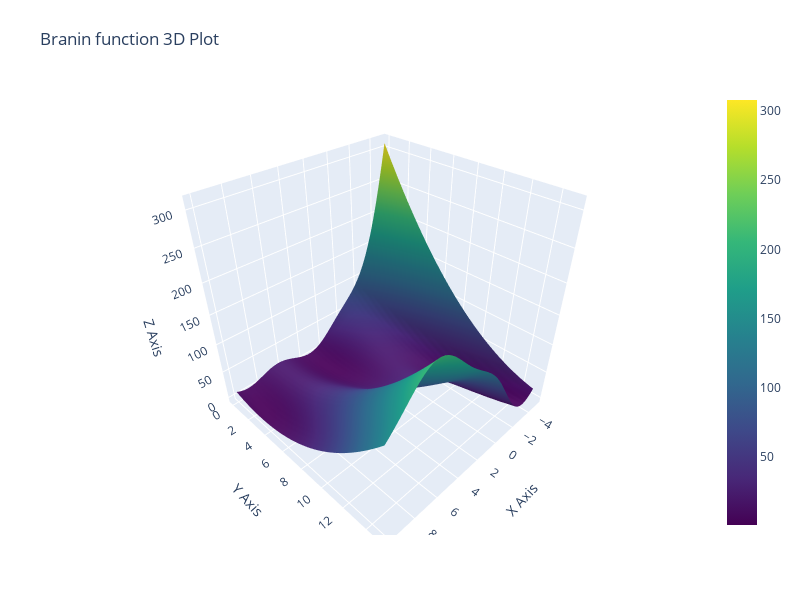

This figure's notebook cell:
### Code cell
# Create a plotly interactive graph
fig = go.Figure(data=[go.Surface(x=pippo.x1, y=pippo.x2, z=pippo.z, colorscale='viridis')]) # type: ignore

fig.update_layout(scene=dict(
                    xaxis=dict(title='X Axis'),
                    yaxis=dict(title='Y Axis'),
                    zaxis=dict(title='Z Axis')),
                    title='Branin function 3D Plot',
                    autosize=False,
                    width=800,
                    height=600,
                    margin=dict(l=65, r=50, b=65, t=90))

# Display the plot
fig.show()

### Figure 1 — Plotly figure (JSON) as saved in the notebook; plotly's stock layout.template omitted (floating-point values rounded to 4 significant figures; data arrays with more than 128 entries replaced by an {"elided": "..."} marker saying what was removed)
{"data": [{"colorscale": [[0, "#440154"], [0.1111, "#482878"], [0.2222, "#3e4989"], [0.3333, "#31688e"], [0.4444, "#26828e"], [0.5556, "#1f9e89"], [0.6667, "#35b779"], [0.7778, "#6ece58"], [0.8889, "#b5de2b"], [1, "#fde725"]], "type": "surface", "x": {"elided": "50x50 float values"}, "y": {"elided": "50x50 float values"}, "z": {"elided": "50x50 float values"}}], "layout": {"autosize": false, "height": 600, "margin": {"b": 65, "l": 65, "r": 50, "t": 90}, "scene": {"xaxis": {"title": {"text": "X Axis"}}, "yaxis": {"title": {"text": "Y Axis"}}, "zaxis": {"title": {"text": "Z Axis"}}}, "title": {"text": "Branin function 3D Plot"}, "width": 800}}
